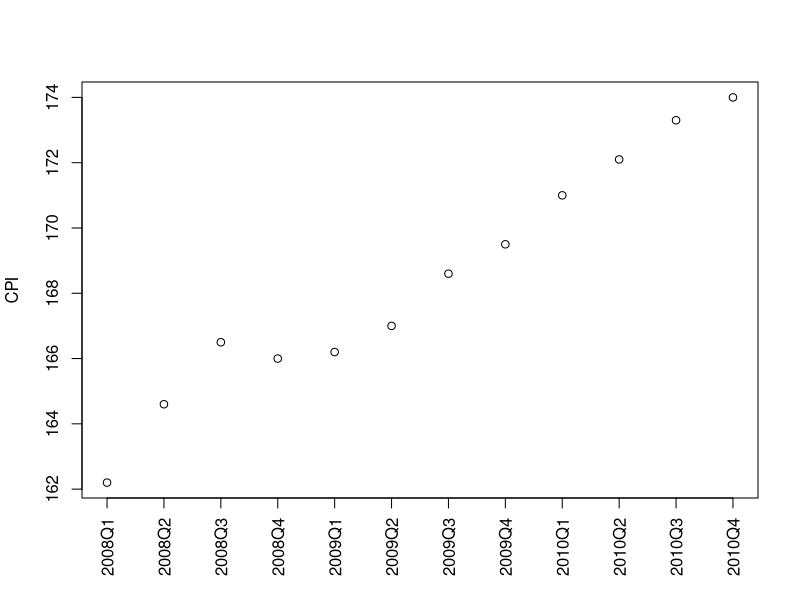
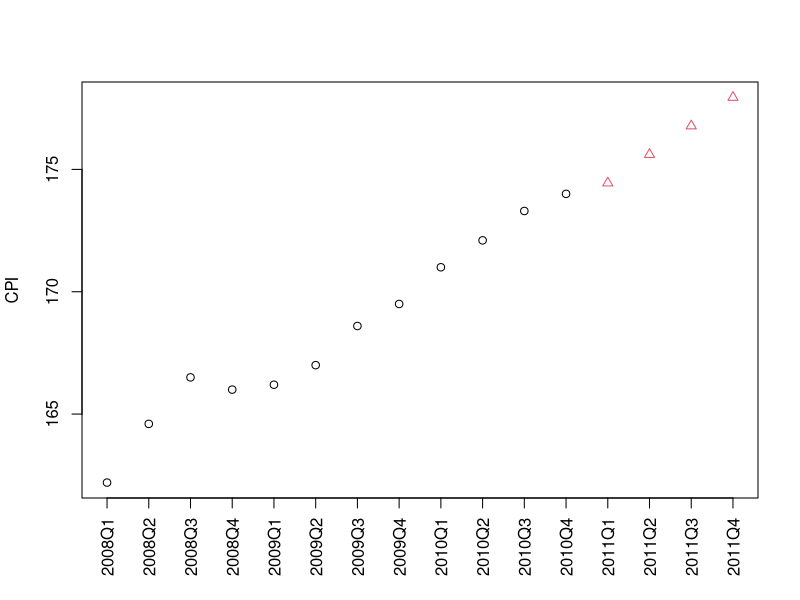
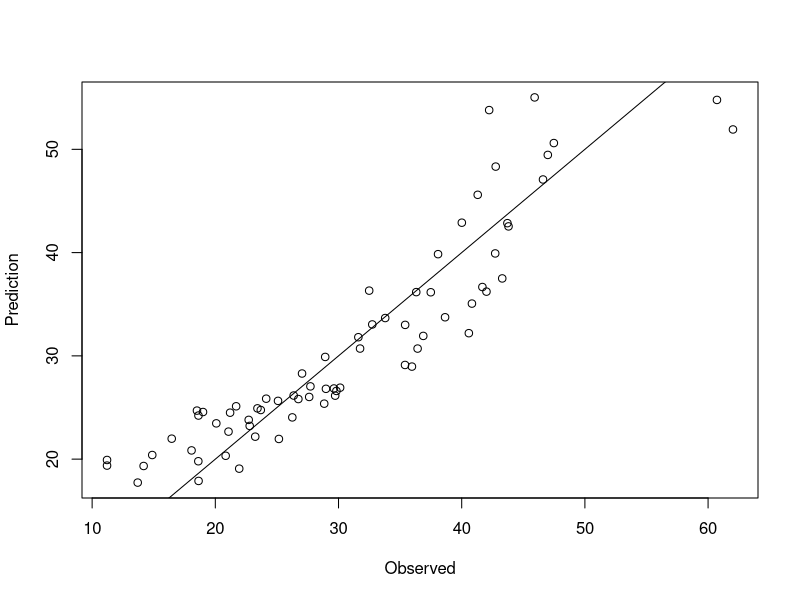
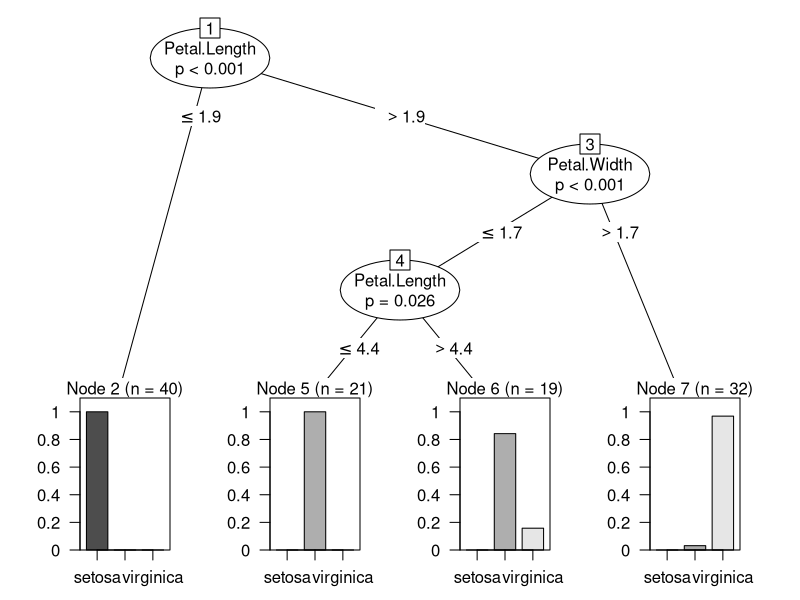
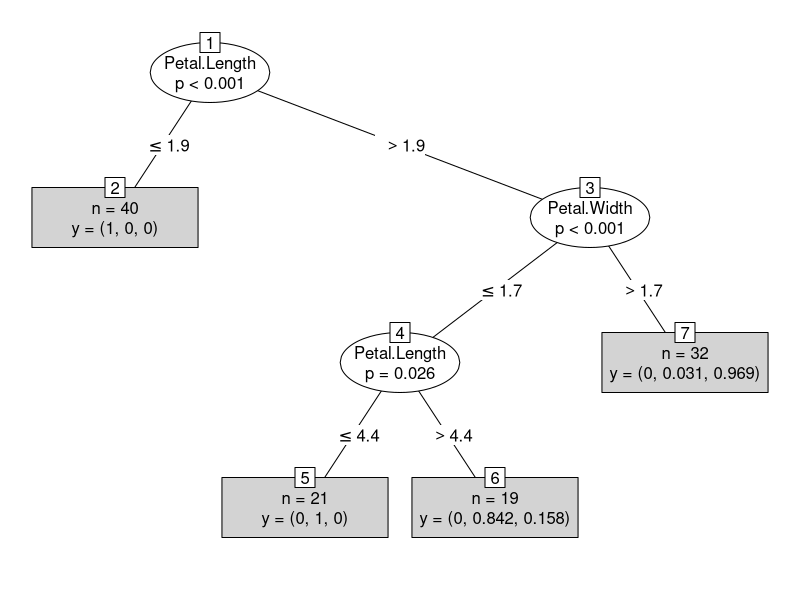
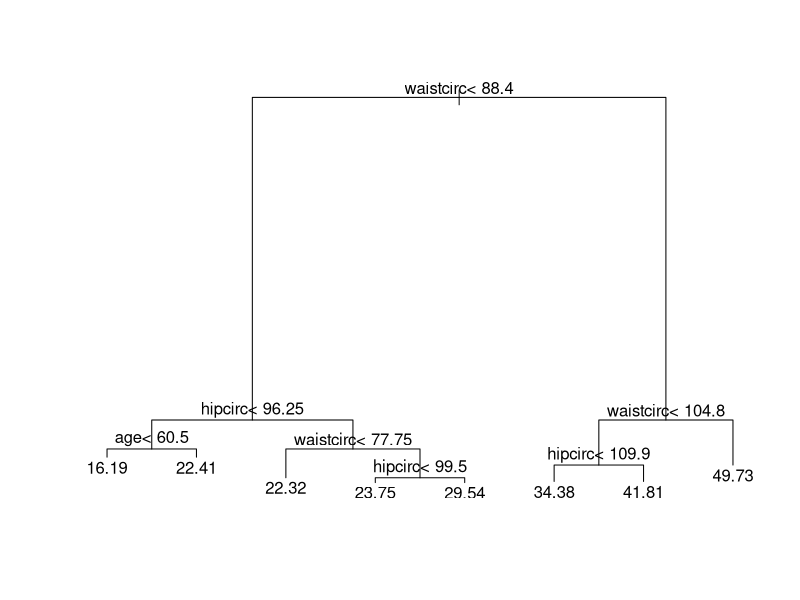
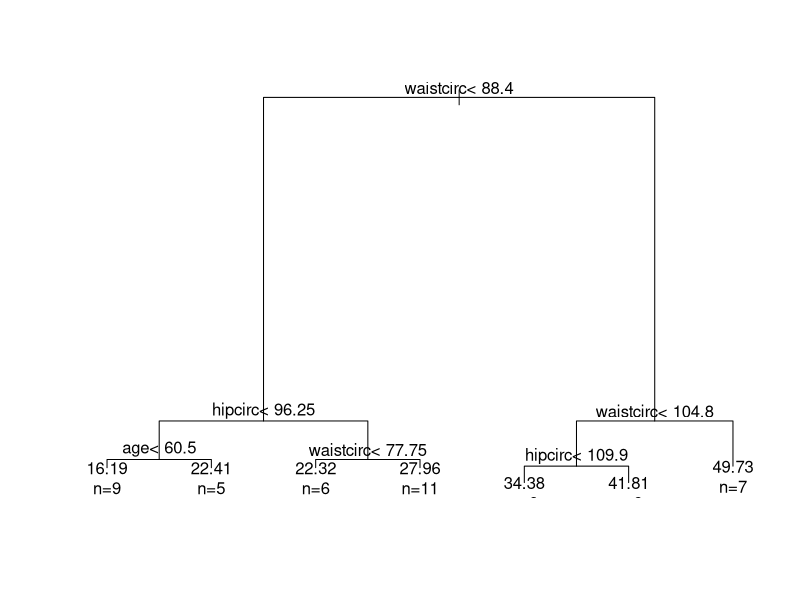
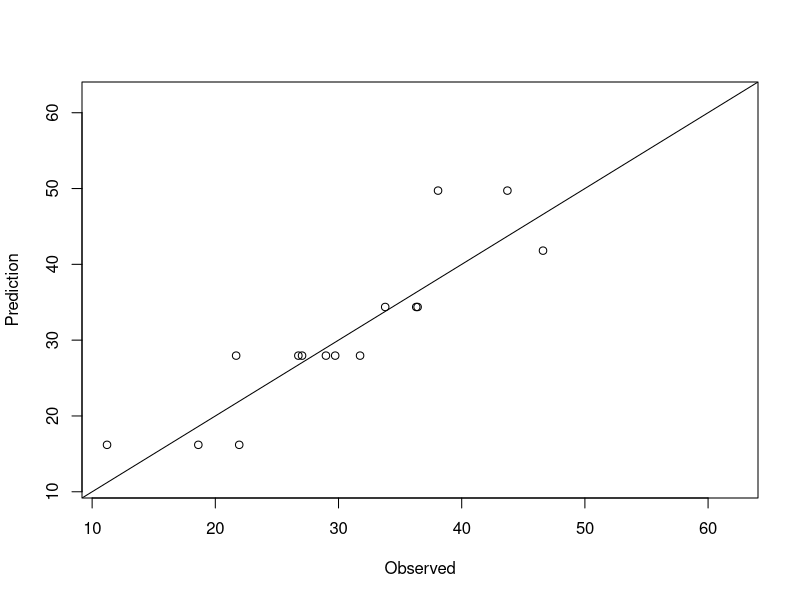

Source code (R) for these figures, in order:
year <- rep( 2008: 2010, each = 4)
quarter <- rep( 1: 4, 3)
cpi <- c( 162.2, 164.6, 166.5, 166, 166.2, 167, 168.6, 169.5, 171,
172.1, 173.3, 174)
plot(cpi , xaxt = "n", ylab = "CPI", xlab = "")
# draw x - a x i s , where ' la s=3 ' makes t e x t v e r t i c a l
axis( 1, labels = paste( year ,quarter , sep = "Q") , at = 1: 12, las = 3)

cor(year,cpi)

cor(quarter,cpi)

fit = lm(cpi ~ year + quarter)
fit

cpi2011 <- fit$coefficients[[1]]+fit$coefficients[[2]]*2011+fit$coefficients[[3]]*(1:4)
cpi2011

attributes(fit)

residuals(fit)

summary(fit)

data2011 <- data.frame(year = 2011,quarter=1:4)
cpi2011 <- predict(fit,newdata = data2011)
style <- c(rep(1,12),rep(2,4))
plot(c(cpi,cpi2011),xaxt = "n",ylab = "CPI",xlab = "",pch = style,col = style)
axis(1,at = 1:16, las=3,labels = c(paste(year,quarter,sep="Q"),"2011Q1","2011Q2","2011Q3","2011Q4"))

install.packages("TH.data")

data("bodyfat",package = "TH.data")
myformula = DEXfat ~ age + waistcirc + hipcirc + elbowbreadth + kneebreadth

bodyfat.glm <- glm(myformula,family = gaussian("log"),data = bodyfat)
summary(bodyfat.glm)

pred = predict(bodyfat.glm, type = "response")
plot(bodyfat$DEXfat, pred, xlab = "Observed",ylab = "Prediction")
abline(a=0,b=1)

set.seed(1234)
ind = sample(2,nrow(iris),replace = TRUE, prob = c(0.7,0.3))

ind

train.data = iris[ind == 1,]
test.data = iris[ind ==2,]

install.packages("party")

library(party)

myFormula = Species ~ Sepal.Length + Sepal.Width + Petal.Length +Petal.Width
iris_ctree = ctree(myFormula,data = train.data)

table(predict(iris_ctree),train.data$Species)

print(iris_ctree)

plot(iris_ctree)

plot(iris_ctree,type="simple")

testPred = predict(iris_ctree,newdata = test.data)
table(testPred, test.data$Species)

data("bodyfat",package = "TH.data")
dim(bodyfat)

head(bodyfat,5)

set.seed(1234)
ind <- sample(2,nrow(bodyfat),replace=T,prob=c(0.7,0.3))
bodyfat.train <- bodyfat[ind==1,]
bodyfat.test <- bodyfat[ind==2,]

library(rpart)
myFormula <- DEXfat ~ age + waistcirc + hipcirc + elbowbreadth +kneebreadth
bodyfat_rpart <- rpart(myFormula,data = bodyfat.train, control = rpart.control(minsplit = 10))

print(bodyfat_rpart)


plot(bodyfat_rpart) # Afficher la structure de l'arbre
text(bodyfat_rpart) # Afficher le texte sur l'arbre 

opt <- which.min(bodyfat_rpart$cptable[,"xerror"])
cp <- bodyfat_rpart$cptable[opt, "CP"]
bodyfat_prune <- prune(bodyfat_rpart,cp = cp)

plot(bodyfat_prune)
text(bodyfat_prune,use.n = T)

DEXfat_pred <- predict(bodyfat_prune,newdata = bodyfat.test)
xlim <- range(bodyfat$DEXfat)
plot(DEXfat_pred ~ DEXfat,data = bodyfat.test,xlab = "Observed",
     ylab = "Prediction",ylim = xlim,xlim = xlim)
abline(a=0,b=1)

install.packages("randomForest")
library(randomForest)

rf = randomForest(Species ~ .,data = train.data, ntree = 100,proximity = T)

table(predict(rf),train.data$Species)

print(rf)

plot(rf, main="")

importance(rf)

varImpPlot(rf)

irisPred = predict(rf, newdata = test.data)
table(irisPred, test.data$Species)

plot(margin(rf,test.data$Species))
